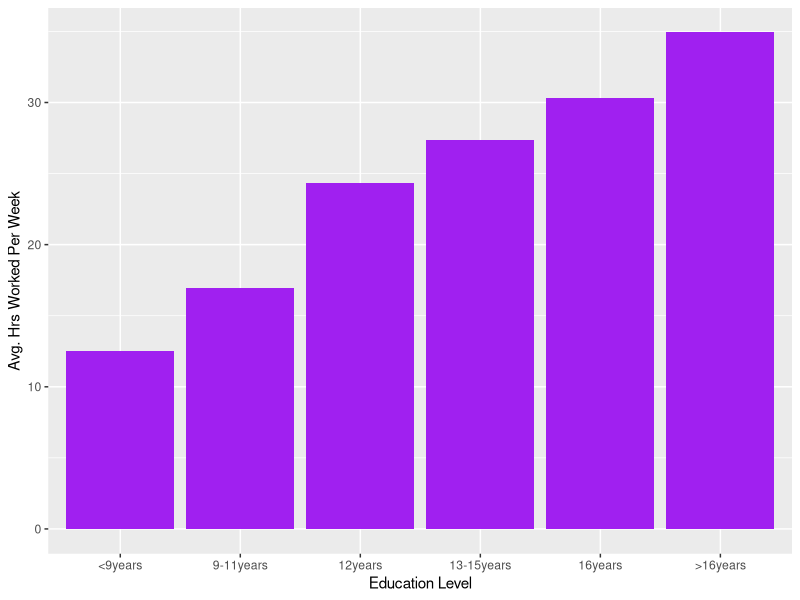
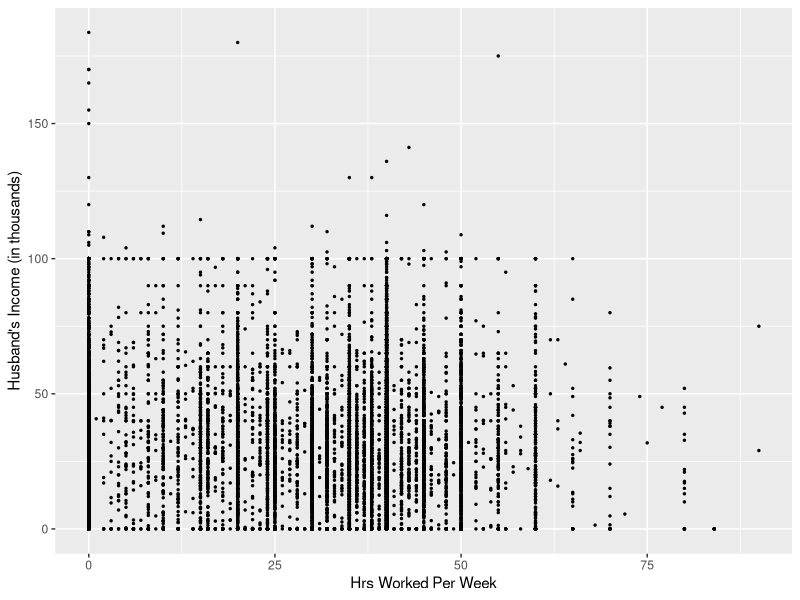
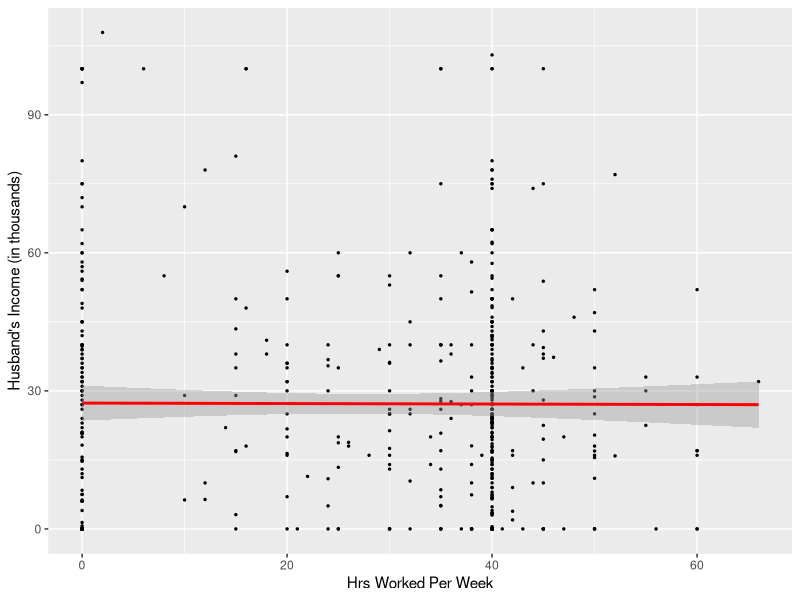

R code for these plots, in order:
data <- read.csv("HI.csv")
library(ggplot2)
library(dplyr)

#make a new columns representing total # of kids
data$tot_kids <- rowSums(data[, 10:11])

#mean-center husband's income 
data$husby_center <- data$husby - mean(data$husby)

#create levels for the factor variable "Education"
education_order <- c("<9years", "9-11years", "12years", "13-15years", "16years", ">16years")

#make a new df for mean hours worked per education level
data_summary <- data |>
  group_by(education) |>
  summarise(mean_whrswk = mean(whrswk)) |>
  mutate(education = factor(education, levels = education_order))

#First plot: Histogram
ggplot(data_summary, aes(x = education, y = mean_whrswk)) + 
  geom_col(fill = "purple") +
  labs(x = "Education Level", y = "Avg. Hrs Worked Per Week")

#Second plot: Scatterplot (full dataset)
ggplot(data, aes(x = whrswk, y = husby)) +
  geom_point(size = 0.5) +
  labs(x = "Hrs Worked Per Week", y = "Husband's Income (in thousands)")

#Third plot: Scatterplot with a sample of the dataset and correlation line
data_sample <- data |>
  sample_n(500)

ggplot(data_sample, aes(x = whrswk, y = husby)) +
  geom_point(size = 0.5) +
  geom_smooth(method = "lm", color = "red", se = T) +
  labs(x = "Hrs Worked Per Week", y = "Husband's Income (in thousands)")

cor(data$whrswk, data$husby) #equals 0.019




